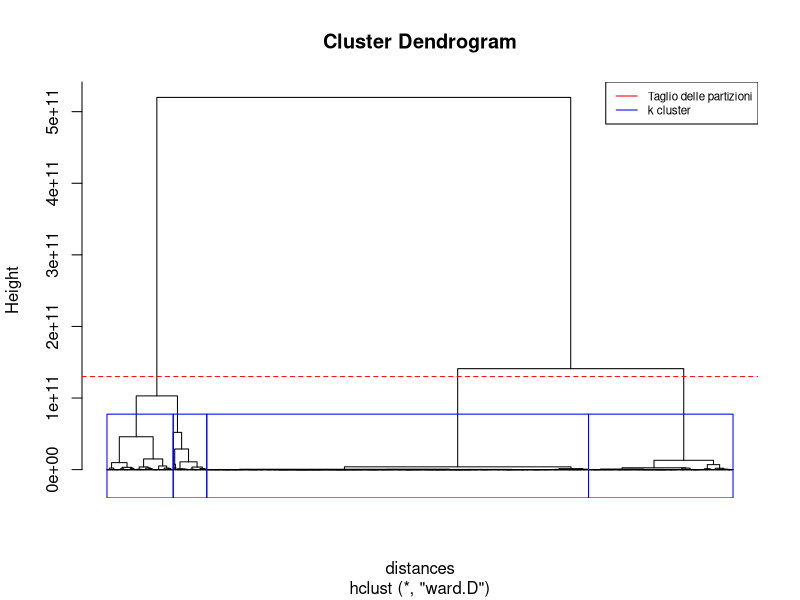

Write R code to recreate this figure. (Note: this script raises an error after producing the figure.)
#lettura dei dati flows.csv
data<- read.csv('flows/flows1.csv')

################## CLUSTERING GERARCHICO ################## 

#Calcolo delle distanze euclidee:
# restituisce la matrice di distanze euclidee, cioè tutte le possibili distanze tra coppie di punti. 
distances<- dist(data, method="euclidean")

# algoritmo standard di clustering gerarchico:
#"ward.D" "single", "complete", "average" (= UPGMA), "mcquitty" (= WPGMA), "median" (= WPGMC) or "centroid" (= UPGMC).
fit <- hclust(distances, method="ward.D")

#plot del dendrogramma
plot(fit, labels = FALSE, hang=(-1))
abline(h=1.3e11, col="red",  lty=2)
#zoom del plot
#plot(as.dendrogram(fit), ylim = c(0,10000000000), leaflab="none")
#plot(dendrogramma, ylim = c(0,200000000000), labels = FALSE, hang=(-1))
# utilizziamo la funzione rect.hclust per mettere i rettangoli
#k è il numero di cluster che individuiamo guardando il dendrogramma
rect.hclust(fit, k=4, border = "blue")
legend( x="topright", 
        legend=c("Taglio delle partizioni", "k cluster"),
        col=c("red","blue"), lwd=1, cex=0.7)
#Taglio dell'albero: 
#l’uscita è fornita come identificativo del cluster di appartenenza per ogni punto.
groups<- cutree(fit, k=3)

g <- hcut(data, k = 3,
            hc_func = "hclust", hc_method = "ward")

#g
#fviz_cluster(g) plotta solo  due dimensioni

#creazione dataframe
clusters<-groups
df<-clusters
df
plot(data, col=groups, pch=groups, cex=1) 

#distribuzione dei punti nei cluster
#hist(g, breaks=5, xlab = "k", main=paste("Distribuzione dei punti nei cluster" ), labels = TRUE, ylim=c(0,2500))
h<-hist(df, col="lightblue", labels = TRUE, 
        breaks=seq(min(df)-1,max(df)),
        axes=F, 
        ylim=c(0,2500),
        xlab="K",
        main="Distribuzione dei punti nei cluster")
axis(2)
#stampa il cluster di ogni bin)
axis(1,at=h$mids,seq(min(df),max(df)))



################## CLUSTERING K-MEANS ################## 
data<- read.csv('flows/flows1.csv')

#definiamo un vettore di 10 elementi con un id crescente (tss=total squares sum): 
#ipotizziamo di testare fino a 10 cluster (k=10)
#tss è la metrica che vogliamo misurare in base al numero di cluster.
tss<-seq(1,10,1)  

# Test dei valori di k da 1 a 10.
for (i in 1:10) tss[i] <- kmeans(data,i)$tot.withinss   
tss   #-> è una metrica del totale della somma dei quadrati intra-cluster. Varia molto velocemente quando varia il numero di cluster.
plot(tss, type='o', xlab="K")


#l'idea è scegliere qualcosa che si trova in corripondenza del ginocchio o subito dopo il ginocchio.
points( c(4), tss[which.min(tss>2e20)], pch=20, col="green", cex=2)

# k=4 
res<-kmeans(data,4) #non va bene perché restituisce un cluster costituito da un unico punto.

#restituisce l'id del cluster per i vari punti
res$cluster 

#restituisce i centroidi
res$centers 

#restituisce restituisce la somma dei quadrati delle distanze dei punti rispetto al centroide (intra-cluster). Se faccio tot.withinss ottengo la somma di questi valori.
res$withinss

#creazione dataframe
clusters_kmeans<-res$cluster

#distribuzione dei punti nei cluster
hist(res$cluster, xlab = "k", main="Distribuzione dei punti nei cluster")

h2<-hist(clusters_kmeans, col="lightblue", labels = TRUE, 
        breaks=seq(min(clusters_kmeans)-1,max(clusters_kmeans)),
        axes=F, main="Distribuzione dei punti nei cluster", xlab="K", ylim=c(0,2500))
axis(2)
axis(1,at=h2$mids,seq(min(clusters_kmeans),max(clusters_kmeans)))
plot(data, col=res$cluster, pch=res$cluster)


## RIMOZIONE OUTLIER 
clusters<-table(res$cluster)<10

# Get the indices where the logical vector is TRUE
cluster_index <- which(clusters)

#rimozione del cluster con indice cluster_index dal dataset trasformato e dai risultati del kmeans
rows_to_remove <- res$cluster == cluster_index
data2<-subset(data, (res$cluster) != cluster_index)
#data.translated2 <- data.translated[-rows_to_remove,]
dim(data.translated2)
res2<-res
res2$centers <- res$centers[-cluster_index, ]
res2$cluster <- res$cluster[!rows_to_remove]
res2$size <- res$size[-cluster_index]
res2$totss <- res$totss - sum(res$withinss[cluster_index])
res2$withinss <- res$withinss[-cluster_index]
res2$betweenss <- res$totss - sum(res$withinss)
res2$iter <- res$iter + 1

table(res2$cluster)


#new distribution
clusters_pca1<-res2$cluster
clusters_pca1

#distribuzione dei punti nei cluster
h3<-hist(clusters_pca1, col="lightblue", labels = TRUE, 
         breaks=seq(min(clusters_pca1)-1,max(clusters_pca1)),
         axes=F, main="Distribuzione dei punti nei cluster: scale = FALSE", xlab="K", ylim=c(0,2500))
axis(2)
axis(1,at=h3$mids,seq(min(clusters_pca1),max(clusters_pca1)))



sequence<-seq(min(clusters_pca1)-1,max(clusters_pca1))
my_seq_no_zero <- sequence[sequence != 0]
my_seq_no_zero
